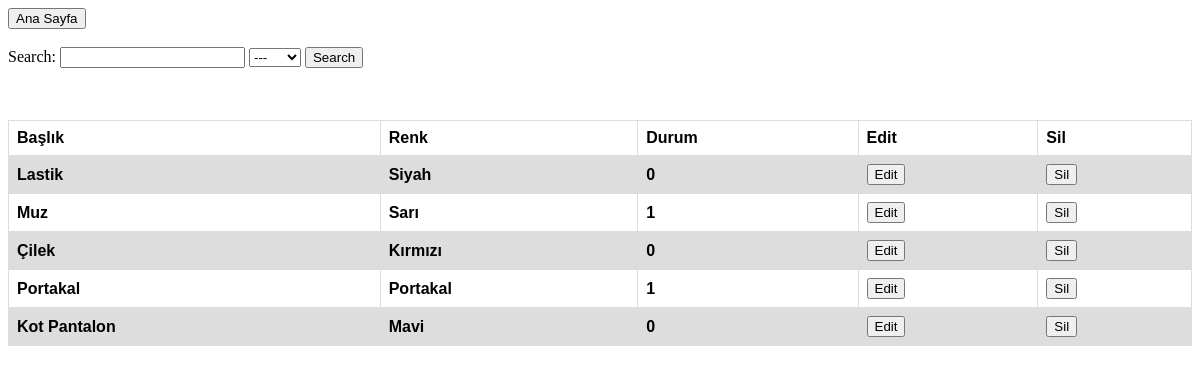
Page /list.php on the committed database.
### tables this page shows
CREATE TABLE `pdo_test_table` (
  `id` int(11) NOT NULL,
  `baslik` varchar(50) NOT NULL,
  `renk` varchar(50) NOT NULL,
  `durum` tinyint(1) NOT NULL
);

### list.php (the view, shortened to what this page needs)
<link rel="stylesheet" href="styles.css">
<?php
include 'conn.php';
if (isset($_POST['search_submit'])) {
    if ($_POST['searchbaslik'] == null and $_POST['searchdurum'] == null) {
        $read = $db->prepare('SELECT * FROM pdo_test_table');
    } elseif ($_POST['searchdurum'] == null) {
        $read = $db->prepare("SELECT * FROM pdo_test_table WHERE baslik LIKE  '%".$_POST['searchbaslik']."%'");
    } else {
        $read = $db->prepare("SELECT * FROM pdo_test_table WHERE (baslik LIKE '%" . $_POST['searchbaslik'] . "%' AND durum=" . $_POST['searchdurum'] . ")");
    }
    $read->execute();
    $topics = $read->fetchAll(PDO::FETCH_ASSOC);
} else {
    $read = $db->prepare('SELECT * FROM pdo_test_table');
    $read->execute();
    $topics = $read->fetchAll(PDO::FETCH_ASSOC);
}
?>
<a href="index.php">
    <button>Ana Sayfa</button>
</a><br><br>
<form action="list.php" method="post">
    <label>Search:
        <input type="search" name="searchbaslik">
    </label>
    <select name="searchdurum">
        <option value="">---</option>
    </select>
    <button type="submit">Search</button>
</form><br><br>
<table>
    <tr>
        <th>Başlık</th>
        <th>Renk</th>
        <th>Durum</th>
        <th>Edit</th>
        <th>Sil</th>
    </tr>
    <?php foreach ($topics as $topic): ?>
        <tr>
            <th><?php echo $topic['baslik'] ?></th>
            <th><?php echo $topic['renk'] ?></th>
            <th><?php echo $topic['durum'] ?></th>
            <th><button onclick="window.location.href='edit.php?id=<?php echo $topic['id']; ?>'">Edit</button></th>
            <th><button onclick="if(confirm('Click OK to delete')) {window.location.href='delete.php?id=<?php echo $topic['id']; ?>'}">Sil</button></th>
        </tr>
    <?php endforeach; ?>
</table>

### styles.css (style rules this page uses)
table { font-family: arial, sans-serif; border-collapse: collapse; width: 100%; }
td, th { border: 1px solid #dddddd; text-align: left; padding: 8px; }
tr:nth-child(even) { background-color: #dddddd; }
a { text-decoration: none; }

### rows in the picture
pdo_test_table: baslik "Lastik", renk "Siyah", durum "0"
pdo_test_table: baslik "Muz", renk "Sarı", durum "1"
pdo_test_table: baslik "Çilek", renk "Kırmızı", durum "0"
pdo_test_table: baslik "Portakal", renk "Portakal", durum "1"
pdo_test_table: baslik "Kot Pantalon", renk "Mavi", durum "0"
